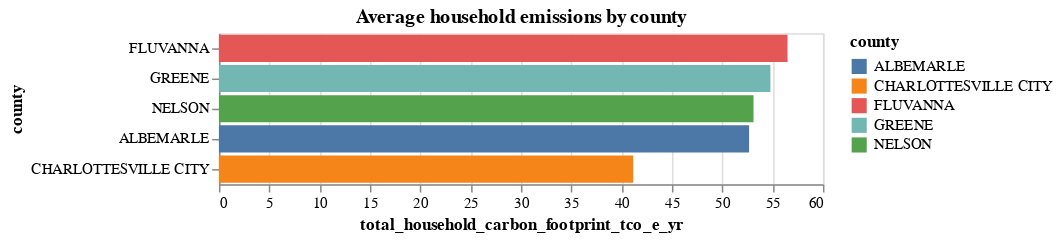

Notebook code for this chart:
### Code cell
alt.Chart(emissions).mark_bar().encode(
    y=alt.X("county:N", sort="-x"),
    x=alt.Y("total_household_carbon_footprint_tco_e_yr:Q"),
    color="county:N",
    tooltip="total_household_carbon_footprint_tco_e_yr:Q",
).properties(
    title="Average household emissions by county",
)

### Figure 1 — Vega-Lite specification as saved in the notebook (floating-point values rounded to 4 significant figures)
{"config": {"view": {"continuousWidth": 400, "continuousHeight": 300}}, "data": {"name": "data-fff3f1e6f57bf180b4cbfd8cf18d14f2"}, "mark": "bar", "encoding": {"color": {"field": "county", "type": "nominal"}, "tooltip": {"field": "total_household_carbon_footprint_tco_e_yr", "type": "quantitative"}, "x": {"field": "total_household_carbon_footprint_tco_e_yr", "type": "quantitative"}, "y": {"field": "county", "sort": "-x", "type": "nominal"}}, "title": "Average household emissions by county", "$schema": "https://vega.github.io/schema/vega-lite/v4.17.0.json", "datasets": {"data-fff3f1e6f57bf180b4cbfd8cf18d14f2": [{"population": 56134, "state": "VA", "county": "CHARLOTTESVILLE CITY", "electricity_kwh": 10160.0, "nat_gas_cu_ft": 37710.0, "fueloil_gallons": 48.59, "vehicle_miles_traveled": 18880.0, "transport_tco_e_yr": 13.02, "housing_tco_e_yr": 11.64, "food_tco_e_yr": 6.861, "goods_tco_e_yr": 4.577, "services_tco_e_yr": 5.066, "total_household_carbon_footprint_tco_e_yr": 41.16, "households": 40930.0, "total_county_carbon_footprint_tco_e_yr": 1685000.0}, {"population": 68265, "state": "VA", "county": "ALBEMARLE", "electricity_kwh": 12130.0, "nat_gas_cu_ft": 31660.0, "fueloil_gallons": 109.5, "vehicle_miles_traveled": 27500.0, "transport_tco_e_yr": 18.97, "housing_tco_e_yr": 13.96, "food_tco_e_yr": 7.414, "goods_tco_e_yr": 5.747, "services_tco_e_yr": 6.566, "total_household_carbon_footprint_tco_e_yr": 52.66, "households": 51380.0, "total_county_carbon_footprint_tco_e_yr": 2706000.0}, {"population": 17027, "state": "VA", "county": "NELSON", "electricity_kwh": 11460.0, "nat_gas_cu_ft": 23760.0, "fueloil_gallons": 194.4, "vehicle_miles_traveled": 28180.0, "transport_tco_e_yr": 18.88, "housing_tco_e_yr": 16.47, "food_tco_e_yr": 7.351, "goods_tco_e_yr": 4.926, "services_tco_e_yr": 5.472, "total_household_carbon_footprint_tco_e_yr": 53.1, "households": 9811.0, "total_county_carbon_footprint_tco_e_yr": 521000.0}, {"population": 14618, "state": "VA", "county": "GREENE", "electricity_kwh": 12490.0, "nat_gas_cu_ft": 26010.0, "fueloil_gallons": 109.5, "vehicle_miles_traveled": 32790.0, "transport_tco_e_yr": 21.95, "housing_tco_e_yr": 13.14, "food_tco_e_yr": 8.068, "goods_tco_e_yr": 5.493, "services_tco_e_yr": 6.122, "total_household_carbon_footprint_tco_e_yr": 54.78, "households": 5814.0, "total_county_carbon_footprint_tco_e_yr": 318500.0}, {"population": 18178, "state": "VA", "county": "FLUVANNA", "electricity_kwh": 12280.0, "nat_gas_cu_ft": 25950.0, "fueloil_gallons": 82.92, "vehicle_miles_traveled": 31420.0, "transport_tco_e_yr": 21.2, "housing_tco_e_yr": 15.75, "food_tco_e_yr": 7.766, "goods_tco_e_yr": 5.53, "services_tco_e_yr": 6.234, "total_household_carbon_footprint_tco_e_yr": 56.48, "households": 7222.0, "total_county_carbon_footprint_tco_e_yr": 407900.0}]}}
